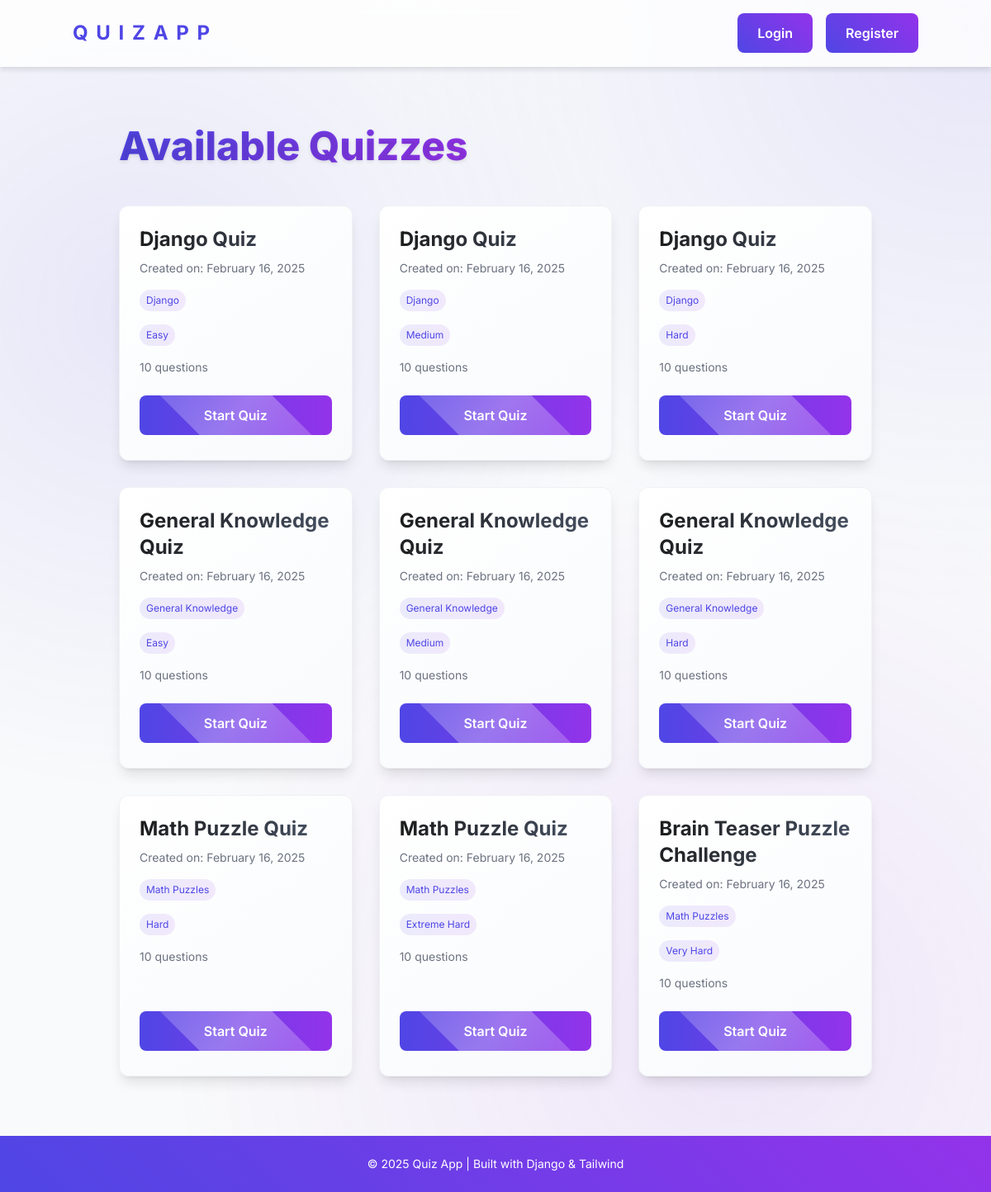
The page / on the database its author committed.
### quiz/models.py (models this page shows, shortened)
class Quiz(models.Model):
    title = models.CharField(max_length=200)
    category = models.ForeignKey(Category, on_delete=models.SET_NULL, null=True, related_name="quizzes")
    difficulty = models.ForeignKey(DifficultyLevel, on_delete=models.SET_NULL, null=True, related_name="quizzes")
    created_at = models.DateTimeField(auto_now_add=True)

class Category(models.Model):
    name = models.CharField(max_length=100, unique=True)

class DifficultyLevel(models.Model):
    level = models.CharField(max_length=50, unique=True)

### quiz/views.py (the view)
# urls.py: path("", views.quiz_list, name="quiz_list"),
def quiz_list(request):
    category_filter = request.GET.get('category')
    difficulty_filter = request.GET.get('difficulty')
    quizzes = Quiz.objects.all()
    if category_filter:
        quizzes = quizzes.filter(category__name=category_filter)
    if difficulty_filter:
        quizzes = quizzes.filter(difficulty__level=difficulty_filter)
    categories = Category.objects.all()
    difficulty_levels = DifficultyLevel.objects.all()
    context = {
        "quizzes": quizzes,
        "categories": categories,
        "difficulty_levels": difficulty_levels,
        "selected_category": category_filter,
        "selected_difficulty": difficulty_filter,
    }
    return render(request, "quiz/quiz_list.html", context)

### quiz/templates/quiz/quiz_list.html (shortened to what this page needs)
{% extends "layout.html" %}
{% block content %}
<div class="max-w-6xl mx-auto px-4 sm:px-6 lg:px-8 py-12">
    <h1 class="page-title text-5xl font-extrabold text-center mb-12">Available Quizzes</h1>
    {% if quizzes %}
        <div class="grid grid-cols-1 md:grid-cols-2 lg:grid-cols-3 gap-8">
            {% for quiz in quizzes %}
                <div class="quiz-card rounded-xl shadow-lg p-6">
                    <div class="card-content">
                        <div class="card-header">
                            <h2 class="text-2xl font-bold mb-2">{{ quiz.title }}</h2>
                            <div class="card-metadata">
                                <span>Created on: {{ quiz.created_at|date:"F d, Y" }}</span>
                            </div>
                        </div>
                        <div class="card-body">
                            {% if quiz.category %}
                                <div class="flex flex-wrap gap-2 mb-4">
                                    <span class="quiz-tag">{{ quiz.category.name }}</span>
                                </div>
                            {% endif %}
                            {% if quiz.difficulty %}
                                <div class="flex flex-wrap gap-2 mb-4">
                                    <span class="quiz-tag">{{ quiz.difficulty.level }}</span>
                                </div>
                            {% endif %}
                            {% if quiz.questions.count %}
                                <p class="text-sm text-gray-500 mt-3">
                                    <span>{{ quiz.questions.count }} questions</span>
                                </p>
                            {% endif %}
                        </div>
                        <div class="card-footer">
                            <a href="{% url 'take_quiz' quiz.id %}"
                               class="gradient-button inline-block text-white px-6 py-3 rounded-lg font-semibold transition-all">
                                Start Quiz
                            </a>
                        </div>
                    </div>
                </div>
            {% endfor %}
        </div>
    {% endif %}
</div>
{% endblock %}

### quiz/templates/layout.html (style rules this page uses)
body { font-family: 'Inter', sans-serif; background-color: #f9fafb; color: #1e293b; }
:root { --gradient-start: #4f46e5; --gradient-end: #9333ea; --button-shadow: rgba(79, 70, 229, 0.4); --glass-bg: rgba(255, 255, 255, 0.8); }

### quiz/templates/quiz/quiz_list.html (style rules this page uses)
.floating-cards { animation: floatingCards 3s ease-in-out infinite; }
.page-title { animation: fadeInUp 0.8s ease-out; background-size: 200% auto; background-image: linear-gradient(120deg, #4f46e5, #9333ea, #4f46e5); -webkit-background-clip: text; background-clip: text; color: transparent; position: relative; display: inline-block; text-shadow: 0px 2px 4px rgba(0, 0, 0, 0.1); animation: gradientFlow 3s infinite alternate; }
.quiz-card { animation: fadeInUp 0.8s ease-out; animation-fill-mode: both; transition: all 0.3s cubic-bezier(0.4, 0, 0.2, 1); background: linear-gradient(145deg, #ffffff, #f8fafc); border: 1px solid rgba(229, 231, 235, 0.5); position: relative; overflow: hidden; z-index: 1; }
.quiz-card::before { content: ''; position: absolute; top: 0; left: 0; right: 0; height: 4px; background: linear-gradient(90deg, #4f46e5, #9333ea); transform: scaleX(0); transition: transform 0.3s ease; z-index: 2; }
.quiz-card::after { content: ''; position: absolute; inset: 0; background: linear-gradient(135deg, rgba(79, 70, 229, 0.1), rgba(147, 51, 234, 0.1)); opacity: 0; transition: opacity 0.3s ease; z-index: -1; }
.card-content { display: flex; flex-direction: column; height: 100%; justify-content: space-between; }
.card-header { margin-bottom: 1rem; }
.card-body { flex: 1; }
.card-footer { margin-top: 1.5rem; }
.gradient-button { background: linear-gradient(90deg, #4f46e5, #9333ea, #4f46e5); background-size: 200% auto; transition: all 0.3s ease; position: relative; overflow: hidden; width: 100%; text-align: center; }
.gradient-button::after { content: ''; position: absolute; top: -50%; left: -50%; width: 200%; height: 200%; background: linear-gradient( to right, rgba(255, 255, 255, 0) 0%, rgba(255, 255, 255, 0.3) 50%, rgba(255, 255, 255, 0) 100% ); transform: rotate(45deg); animation: shimmer 3s infinite; pointer-events: none; }
.quiz-card h2 { background: linear-gradient(120deg, #1a1a1a, #4a5568); -webkit-background-clip: text; background-clip: text; color: transparent; transition: all 0.3s ease; }
.card-metadata { display: flex; align-items: center; color: #6b7280; font-size: 0.875rem; }
.quiz-tag { display: inline-block; padding: 0.25rem 0.5rem; background: linear-gradient(90deg, rgba(79, 70, 229, 0.1), rgba(147, 51, 234, 0.1)); border-radius: 9999px; font-size: 0.75rem; color: #4f46e5; transition: all 0.3s ease; }
.quiz-card:nth-child(1) { animation-delay: 0.1s; }
.quiz-card:nth-child(2) { animation-delay: 0.2s; }
.quiz-card:nth-child(3) { animation-delay: 0.3s; }
.quiz-card:nth-child(4) { animation-delay: 0.4s; }
.quiz-card:nth-child(5) { animation-delay: 0.5s; }
.quiz-card:nth-child(6) { animation-delay: 0.6s; }
.quiz-card:nth-child(7) { animation-delay: 0.7s; }
.quiz-card:nth-child(8) { animation-delay: 0.8s; }
.quiz-card:nth-child(9) { animation-delay: 0.9s; }

### rows shown on the page
Quiz: created_at "February 16, 2025", category.name "Django", difficulty.level "Easy", questions.count "10"
Quiz: created_at "February 16, 2025", category.name "Django", difficulty.level "Medium", questions.count "10"
Quiz: created_at "February 16, 2025", category.name "Django", difficulty.level "Hard", questions.count "10"
Quiz: created_at "February 16, 2025", category.name "General Knowledge", difficulty.level "Easy", questions.count "10"
Quiz: created_at "February 16, 2025", category.name "General Knowledge", difficulty.level "Medium", questions.count "10"
Quiz: created_at "February 16, 2025", category.name "General Knowledge", difficulty.level "Hard", questions.count "10"
Quiz: created_at "February 16, 2025", category.name "Math Puzzles", difficulty.level "Hard", questions.count "10"
Quiz: created_at "February 16, 2025", category.name "Math Puzzles", difficulty.level "Extreme Hard", questions.count "10"
Quiz: created_at "February 16, 2025", category.name "Math Puzzles", difficulty.level "Very Hard", questions.count "10"
